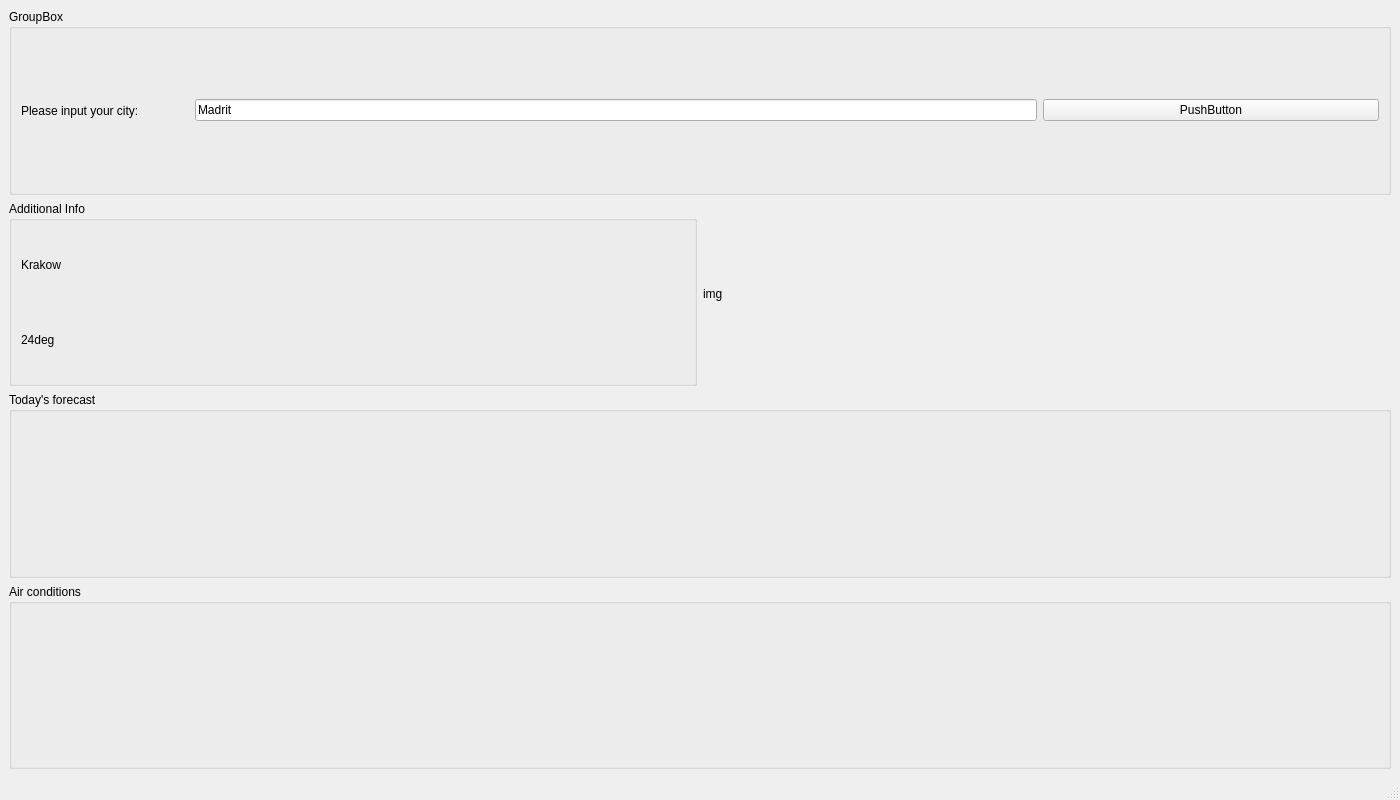
<?xml version="1.0" encoding="UTF-8"?>
<ui version="4.0">
 <class>MainWindow</class>
 <widget class="QMainWindow" name="MainWindow">
  <property name="geometry">
   <rect>
    <x>0</x>
    <y>0</y>
    <width>1400</width>
    <height>800</height>
   </rect>
  </property>
  <property name="minimumSize">
   <size>
    <width>1400</width>
    <height>800</height>
   </size>
  </property>
  <property name="maximumSize">
   <size>
    <width>1400</width>
    <height>800</height>
   </size>
  </property>
  <property name="windowTitle">
   <string>MainWindow</string>
  </property>
  <widget class="QWidget" name="centralwidget">
   <layout class="QVBoxLayout" name="mainLayout">
    <item>
     <widget class="QGroupBox" name="groupBox">
      <property name="title">
       <string>GroupBox</string>
      </property>
      <layout class="QHBoxLayout" name="horizontalLayout" stretch="1,5,2">
       <item>
        <widget class="QLabel" name="CityLabel">
         <property name="styleSheet">
          <string notr="true">font: 12pt &quot;Montserrat&quot;;</string>
         </property>
         <property name="text">
          <string>Please input your city:</string>
         </property>
        </widget>
       </item>
       <item>
        <widget class="QLineEdit" name="CityEdit">
         <property name="styleSheet">
          <string notr="true">font: 12pt &quot;Montserrat&quot;;</string>
         </property>
         <property name="text">
          <string>Madrit</string>
         </property>
        </widget>
       </item>
       <item>
        <widget class="QPushButton" name="SearchButton">
         <property name="enabled">
          <bool>true</bool>
         </property>
         <property name="text">
          <string>PushButton</string>
         </property>
        </widget>
       </item>
      </layout>
     </widget>
    </item>
    <item>
     <layout class="QHBoxLayout" name="horizontalLayout_2">
      <item>
       <layout class="QVBoxLayout" name="verticalLayout_2">
        <item>
         <widget class="QGroupBox" name="ExtraGroupBox">
          <property name="title">
           <string>Additional Info</string>
          </property>
          <layout class="QVBoxLayout" name="groupBoxLayout">
           <item>
            <widget class="QLabel" name="CityREsLabel">
             <property name="text">
              <string>Krakow</string>
             </property>
            </widget>
           </item>
           <item>
            <widget class="QLabel" name="DegResLabel">
             <property name="text">
              <string>24deg</string>
             </property>
            </widget>
           </item>
          </layout>
         </widget>
        </item>
       </layout>
      </item>
      <item>
       <widget class="QLabel" name="ImgBigResLabel">
        <property name="text">
         <string>img</string>
        </property>
       </widget>
      </item>
     </layout>
    </item>
    <item>
     <widget class="QGroupBox" name="groupBox_3">
      <property name="title">
       <string>Today's forecast</string>
      </property>
     </widget>
    </item>
    <item>
     <widget class="QGroupBox" name="groupBox_4">
      <property name="title">
       <string>Air conditions</string>
      </property>
     </widget>
    </item>
   </layout>
  </widget>
  <widget class="QMenuBar" name="menubar">
   <property name="geometry">
    <rect>
     <x>0</x>
     <y>0</y>
     <width>1400</width>
     <height>21</height>
    </rect>
   </property>
  </widget>
  <widget class="QStatusBar" name="statusbar"/>
 </widget>
 <resources/>
 <connections/>
</ui>
